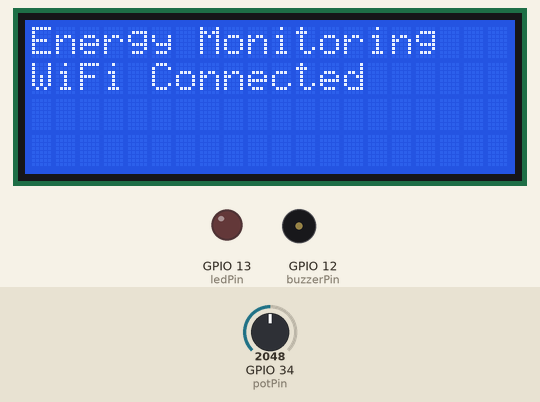
Recording of a program running on a simulated ESP32. On the bench: 20×4 character LCD, output pins drawn as LEDs (lit = HIGH), buzzer (waves = sounding, pin HIGH). Inputs (shaded band) come from the test bench; at power-on: GPIO 34 (potPin) = 2048. WiFi joins after 1.5 s; servers stay silent unless stated; web services answer with replies made up by the test bench; what the program prints to the serial monitor is not drawn.

Above: at 1.7 s.
At 3.8 s:
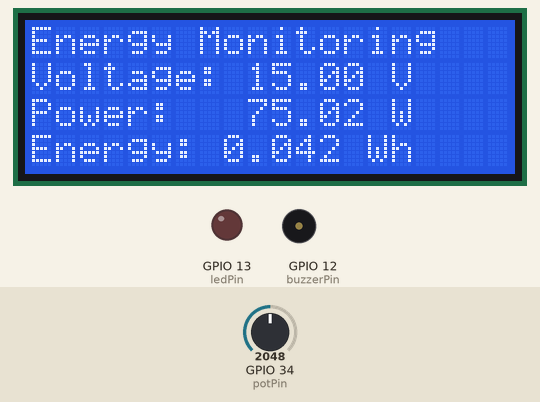
3.9 s: GPIO 34 (potPin) set to 2866
At 5.5 s:
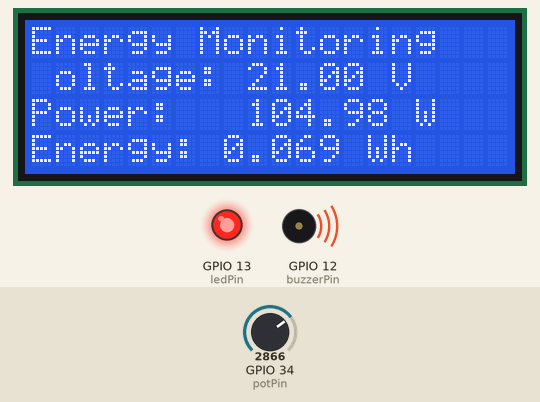
6.9 s: GPIO 34 (potPin) set to 2047
At 7.5 s:
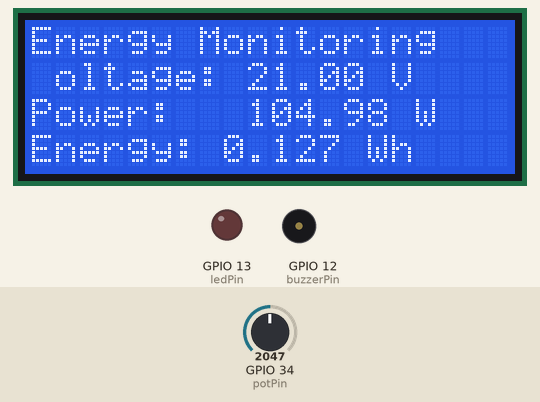
9.2 s: GPIO 34 (potPin) set to 1228
At 17.0 s:
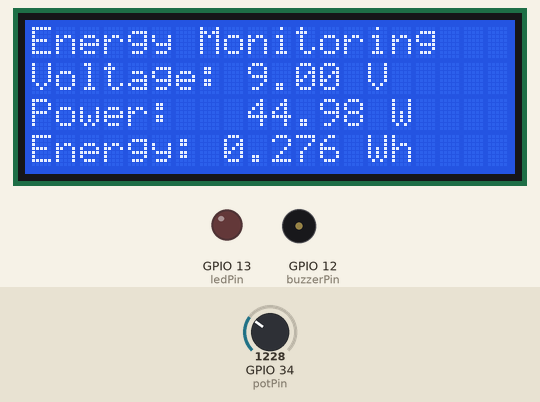
Timing chart, 0 to 18.2 s (numbered marks = the images above; inputs shaded):
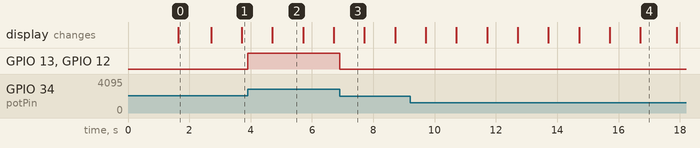

The program:

main.cpp
```cpp
#include <Arduino.h>
#include <Wire.h>
#include <LiquidCrystal_I2C.h>
#include <WiFi.h>
#include <HTTPClient.h>

// ===================== CONFIG =====================
// WiFi credentials (Wokwi simulated network)
const char* ssid     = "Wokwi-GUEST";
const char* password = "";

// ThingSpeak settings
const char* thingSpeakApiKey = "UGOB6NJFY4AD83OZ"; // Write API Key
const char* thingSpeakServer = "http://api.thingspeak.com/update";
const unsigned long thingSpeakInterval = 16000; // ThingSpeak free tier needs >=15s between updates

// Pins
const int potPin    = 34; // Slide potentiometer (simulated power sensor)
const int buzzerPin = 12;
const int ledPin    = 13;

// LCD (I2C address 0x27, 20x4)
LiquidCrystal_I2C lcd(0x27, 20, 4);

// Thresholds
const float powerThreshold = 100.0; // Watts - alert level

// Timing
unsigned long lastUpload = 0;
unsigned long lastDisplay = 0;
const unsigned long displayInterval = 1000;

// Function declarations
int myFunction(int, int);
float readPower();
void updateDisplay(float voltage, float power, float energyWh);
void checkAlert(float power);
void sendToThingSpeak(float voltage, float power, float energyWh);
void connectWiFi();

// Energy accumulation
float totalEnergyWh = 0;
unsigned long lastEnergyUpdate = 0;

void setup() {
  Serial.begin(115200);

  pinMode(buzzerPin, OUTPUT);
  pinMode(ledPin, OUTPUT);
  digitalWrite(buzzerPin, LOW);
  digitalWrite(ledPin, LOW);

  Wire.begin();
  lcd.init();
  lcd.backlight();
  lcd.setCursor(0, 0);
  lcd.print("Energy Monitoring");
  lcd.setCursor(0, 1);
  lcd.print("Initializing...");

  int result = myFunction(2, 3);
  Serial.print("myFunction(2,3) = ");
  Serial.println(result);

  connectWiFi();

  lastEnergyUpdate = millis();
  lastDisplay = millis();
  lastUpload = millis();

  delay(1000);
  lcd.clear();
}

void loop() {
  unsigned long now = millis();

  // Read sensor and compute power
  float voltage = (analogRead(potPin) / 4095.0) * 30.0; // 0-30V range
  float current  = 5.0; // simulated constant load current (A)
  float power = voltage * current; // Watts

  // Update accumulated energy (Wh)
  unsigned long elapsed = now - lastEnergyUpdate;
  totalEnergyWh += power * (elapsed / 3600000.0);
  lastEnergyUpdate = now;

  // Update LCD periodically
  if (now - lastDisplay >= displayInterval) {
    updateDisplay(voltage, power, totalEnergyWh);
    lastDisplay = now;
  }

  // Check buzzer/LED alert
  checkAlert(power);

  // Send to ThingSpeak periodically
  if (now - lastUpload >= thingSpeakInterval) {
    sendToThingSpeak(voltage, power, totalEnergyWh);
    lastUpload = now;
  }
}

void connectWiFi() {
  WiFi.begin(ssid, password);
  lcd.setCursor(0, 1);
  lcd.print("Connecting WiFi...");
  Serial.print("Connecting to WiFi");

  int attempts = 0;
  while (WiFi.status() != WL_CONNECTED && attempts < 20) {
    delay(500);
    Serial.print(".");
    attempts++;
  }

  if (WiFi.status() == WL_CONNECTED) {
    Serial.println("\nWiFi connected!");
    Serial.print("IP address: ");
    Serial.println(WiFi.localIP());
    lcd.setCursor(0, 1);
    lcd.print("WiFi Connected     ");
  } else {
    Serial.println("\nWiFi connection failed");
    lcd.setCursor(0, 1);
    lcd.print("WiFi Failed        ");
  }
}

void updateDisplay(float voltage, float power, float energyWh) {
  lcd.setCursor(0, 0);
  lcd.print("Energy Monitoring   ");

  lcd.setCursor(0, 1);
  lcd.print("Voltage: ");
  lcd.print(voltage, 2);
  lcd.print(" V    ");

  lcd.setCursor(0, 2);
  lcd.print("Power:   ");
  lcd.print(power, 2);
  lcd.print(" W    ");

  lcd.setCursor(0, 3);
  lcd.print("Energy: ");
  lcd.print(energyWh, 3);
  lcd.print(" Wh   ");
}

void checkAlert(float power) {
  if (power > powerThreshold) {
    digitalWrite(ledPin, HIGH);
    digitalWrite(buzzerPin, HIGH);
  } else {
    digitalWrite(ledPin, LOW);
    digitalWrite(buzzerPin, LOW);
  }
}

void sendToThingSpeak(float voltage, float power, float energyWh) {
  if (WiFi.status() != WL_CONNECTED) {
    Serial.println("WiFi not connected, skipping upload");
    connectWiFi();
    return;
  }

  HTTPClient http;
  String url = String(thingSpeakServer) + "?api_key=" + thingSpeakApiKey +
                "&field1=" + String(voltage, 2) +
                "&field2=" + String(power, 2) +
                "&field3=" + String(energyWh, 3);

  http.begin(url);
  int httpCode = http.GET();

  if (httpCode > 0) {
    Serial.print("ThingSpeak response: ");
    Serial.println(httpCode);
  } else {
    Serial.print("ThingSpeak upload failed, error: ");
    Serial.println(http.errorToString(httpCode));
  }

  http.end();
}

// put function definitions here:
int myFunction(int x, int y) {
  return x + y;
}
```

Measured:
- after the input at 3.9 s, GPIO 13 (ledPin), GPIO 12 (buzzerPin): LOW → HIGH at once; the display: changes after 0.81 s (image 2)
- after the input at 6.9 s, GPIO 13 (ledPin), GPIO 12 (buzzerPin): HIGH → LOW at once
- what the display in image 0 shows lasts 1.1 s, from 1.6 s to 2.7 s
- what the display in image 2 shows lasts 1.0 s, from 4.7 s to 5.7 s
